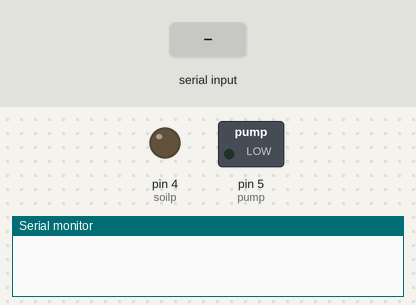
A sketch run on a simulated Arduino Uno, built with avr-gcc and run on an emulated ATmega328P. Parts: switched loads named in the sketch (green lamp = pin HIGH), output pins drawn as LEDs (lit = HIGH), the last lines printed to the serial monitor. The test bench sets the inputs (shaded band).

Above: at 1.2 s.
1.3 s: "Tejas1238\n" received over Serial
At 1.8 s:
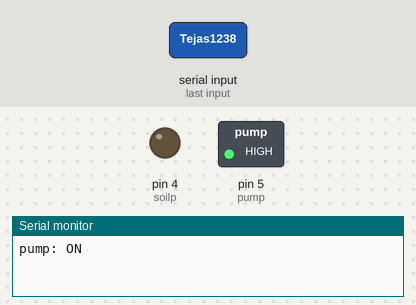
2.8 s: "1" received over Serial
At 4.0 s:
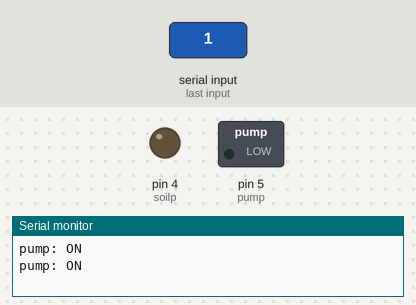
4.3 s: "0" received over Serial
At 5.3 s:
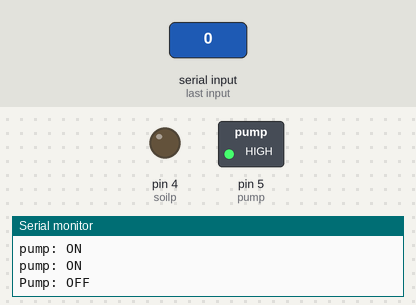
Timing chart, 0 to 7.3 s (numbered marks = the images above; inputs shaded):
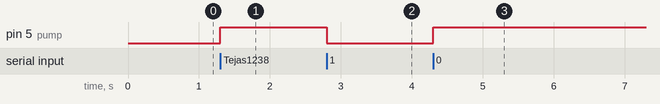

Measured:
- after the input at 1.3 s, pin 5 (pump): LOW → HIGH at once
- after the input at 2.8 s, pin 5 (pump): HIGH → LOW at once
- after the input at 4.3 s, pin 5 (pump): LOW → HIGH at once

The sketch:

sip_v.0.0.1.ino
```cpp
#include <DHT.h>
#define DHTTYPE DHT11
#define humt 2    //air humidity and temperature
#define pump 5    //relay control
#define soilp 4   //soil moisture sensor power control
#define soild 3   //soil moisture digital pin
#define soila A0  //soil moisture analog pin
DHT dht(humt, DHTTYPE);
float t;  //temperature
float h;  //humidity
int m;    //soil moisture
int state;


void setup() {
  // put your setup code here, to run once:
  Serial.begin(9600);
  Serial.begin(38400);
  pinMode(pump,OUTPUT);
  digitalWrite(pump,LOW);   //on boot set pump off
  pinMode(soilp,OUTPUT);
  digitalWrite(soilp,LOW);  //on boot set soil moisture sensor off
  pinMode(soild,INPUT);
  dht.begin();

}

void loop()
{
  if(Serial.available() > 0)
  {
    state = Serial.read();
  }
  if (state == '0')
  {
  relay();
  Serial.println("Pump: OFF");
  state=0;
  }
  else
  if (state == '1')
  {
  relay();
  Serial.println("pump: ON");
  state=1;
  }
  //delay(2000);
  //t=humitemp();
  //h=humi();
}
float humitemp()
{
  delay(20);
  float temp = dht.readTemperature();
  Serial.print(F("Temperature: "));
  Serial.print(t);
  Serial.print(F("°C"));
  return temp;
}
float humi()
{
  delay(20);
  float hum = dht.readHumidity();
  Serial.print(F("  Humidity: "));
  Serial.print(h);
  Serial.print(F("°%\n "));
  return hum;
}

void relay()    //turns pump on or off
{
  if(digitalRead(pump)==LOW)
  digitalWrite(pump,HIGH);
  else
  digitalWrite(pump,LOW);
}

int soilsens()    //reads soil moisture and has backup
{
  digitalWrite(soilp,HIGH);
  delay(10);
  m=analogRead(soila);
  digitalWrite(soilp,LOW);
  return m;
}


/*
#define BLYNK_TEMPLATE_ID "TMPL3CkIZFISg"
#define BLYNK_TEMPLATE_NAME "AGUA"
#define BLYNK_AUTH_TOKEN "7VHdfQcSZ1dCcmt5T-d2XFeNm7vppebW"

#define BLYNK_PRINT Serial
#include <ESP8266WiFi.h>
#include <BlynkSimpleEsp8266.h>


char auth[] = BLYNK_AUTH_TOKEN;

char ssid[] = "TS";  // type your wifi name
char pass[] = "Tejas1238";  // type your wifi password

#define relay 2          // relay
BlynkTimer timer;

void sendSensor(){
StaticJsonBuffer<1000> jsonBuffer;
  JsonObject& data = jsonBuffer.parseObject(nodemcu);

  if (data == JsonObject::invalid()) {
    //Serial.println("Invalid Json Object");
    jsonBuffer.clear();
    return;
  }

  int hum = data["humidity"];
  int temp = data["temperature"];
  int m = data["soilm"];

  Blynk.virtualWrite(V1, hum);
  Blynk.virtualWrite(V2, temp);
  Blynk.virtualWrite(V3, m);

  Serial.println("JSON Object Recieved");
  Serial.print("Recieved Humidity:  ");

  Serial.println(hum);
  Serial.print("Recieved Temperature:  ");
  Serial.println(temp);
  Serial.print("soil moisture:  ");
  Serial.println(m);
  Serial.println("-----------------------------------------");

}

void setup(){
   Serial.begin(115200);
  Blynk.begin(auth, ssid, pass);
  timer.setInterval(2500L, sendSensor);
}

void loop(){
  Blynk.run();
  timer.run();
}
*/
```
